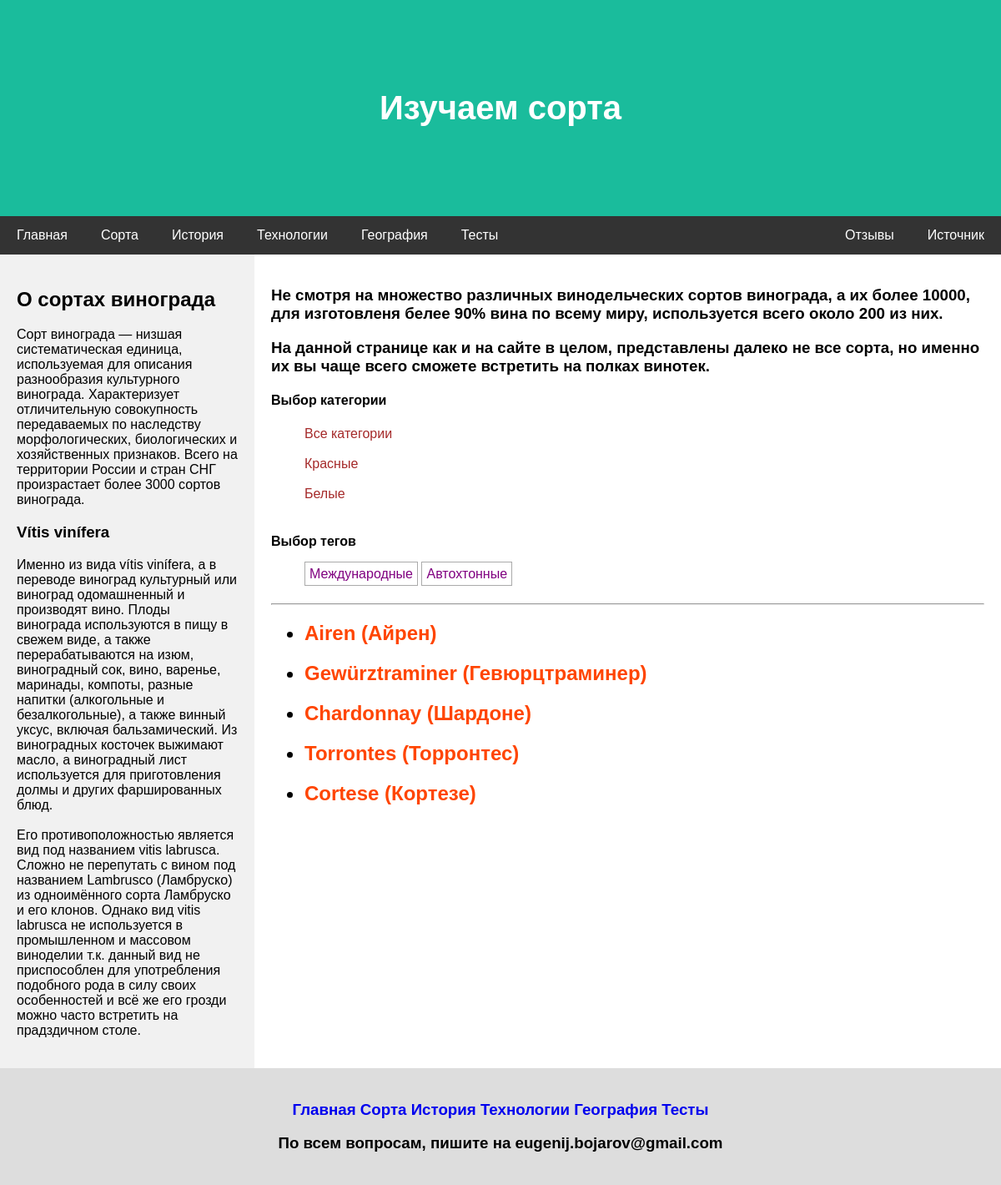
The app's page /grape_varieties/category/white with its own data.
### grape_varieties/models.py (models this page shows, shortened)
class Category(models.Model):
    name = models.CharField(max_length=100, db_index=True)
    slug = models.SlugField(max_length=255, unique=True, db_index=True)
    def get_url(self):
        return reverse("category", kwargs={'cat_slug': self.slug})

class TagGrape(models.Model):
    tag = models.CharField(max_length=100, db_index=True)
    slug = models.SlugField(max_length=255, unique=True, db_index=True)
    def get_url(self):
        return reverse("tag", kwargs={"tag_slug": self.slug})

class Grape(models.Model):
    name_eng = models.CharField(max_length=50, validators=[MinLengthValidator(1)])
    area = models.IntegerField(null=True)
    image = models.FileField(upload_to='grape_gallery', blank=True)
    about_grape = models.ForeignKey(AboutGrape, on_delete=models.PROTECT, null=True, related_name="info_about_grape")
    slug = models.SlugField(default='', null=False, db_index=True, unique=True)
    cat = models.ForeignKey('Category', on_delete=models.PROTECT, related_name='colors')
    tags = models.ManyToManyField('TagGrape', blank=True, related_name='tags')
    def get_url(self):
        return reverse("to_info_about_grapes", args=[self.slug])
    def __str__(self):
        return f"{self.name_eng} ({self.about_grape.name_rus})"

class AboutGrape(models.Model):
    name_rus = models.CharField(max_length=50)
    about_grape = models.TextField(validators=[MinLengthValidator(1)])

### grape_varieties/views.py (the view)
# urls.py: path('category/<slug:cat_slug>', views_grape.show_category, name='category'),
def show_category(request, cat_slug):
    category = get_object_or_404(Category, slug=cat_slug)
    grapes = Grape.objects.filter(cat_id=category.pk)
    data = {
        'title': f'Рубрика: {category.name}',
        'grapes': grapes,
        'cat_selected': category.pk,
    }
    return render(request, "grape_varieties/about_grapes.html", context=data)

### grape_varieties/templatetags/grape_tags.py (called while the page is built)
@register.inclusion_tag('grape_varieties/list_categories.html')
def show_categories(cat_selected=0):
    cats = Category.objects.all()
    return {'cats': cats, 'cat_selected': cat_selected}

@register.inclusion_tag('grape_varieties/list_tags.html')
def show_all_tags():
    return {'tags': TagGrape.objects.all()}

### grape_varieties/templates/grape_varieties/about_grapes.html (shortened to what this page needs)
{% extends 'base.html' %}
{% load static %}
{% block header %}
{% include 'includes/for_grapes/header.html'%}
{% endblock %}
{% block navbar %}
{% include 'includes/for_index/navbar.html'%}
{% endblock %}
{% block side %}
{% include 'includes/for_grapes/side.html'%}
{% endblock %}
{% block main %}
{% include 'includes/for_grapes/main.html'%}
{% endblock %}
{% block footer %}
{% include 'includes/for_index/footer.html' %}
{% endblock %}

### grape_varieties/templates/includes/for_grapes/main.html
{% load grape_tags %}
<div class="main">
    <h3>Не смотря на множество различных винодельческих сортов винограда,
        а их более 10000, для изготовленя белее 90% вина по всему миру,
        используется всего около 200 из них.</h3>
    <h3>На данной странице как и на сайте в целом, представлены далеко не все сорта,
        но именно их вы чаще всего сможете встретить на полках винотек.</h3>
    <h4>Выбор категории</h4>
    <ul>
    <a href="{% url 'to_grapes'  %}" class="cats">Все категории</a><br>
    {% show_categories cat_selected %}
    </ul>
    <h4>Выбор тегов</h4>
    {% show_all_tags %}
    <hr>
    <ul>
        {% for grape in grapes %}
            <h2><li><a href="{{ grape.get_url }}" class="list">{{ grape }}</a></li></h2>
        {% endfor %}
    </ul>
</div>

### grape_varieties/templates/grape_varieties/list_categories.html
{% for cat in cats %}
{% if cat.slug == cat_selected %}
<br>
{{cat.name}}
{% else %}
<br>
<a href="{{ cat.get_url }}" class="cats">{{ cat.name }}</a><br>
{% endif %}
{% endfor %}
<br>

### grape_varieties/templates/grape_varieties/list_tags.html
{% if tags %}
<ul class="tags-list">
    {% for t in tags %}
    <li><a href="{{ t.get_url }}" class="tags">{{t.tag}}</a></li>
    {% endfor %}
</ul>
{% endif %}

### static/css/base.css (style rules this page uses)
* { box-sizing: border-box; }
body { font-family: Arial, Helvetica, sans-serif; margin: 0; }
.main { -ms-flex: 70%; flex: 70%; background-color: white; padding: 20px; }
ul.tags-list li { margin: 0; padding: 0 0 10px; display: inline-block; }
ul.tags-list li a { padding: 5px; font-size: 16px; border: 1px solid #aaa; }
a.tags { text-decoration: none; }
a.tags { color: Purple; }
a.cats { color: brown; }
a.cats { text-decoration: none; }
a.list { color: OrangeRed; }
a.list { text-decoration: none; }

### records on screen
Category: name "Красныe"
Category: name "Белыe"
TagGrape: tag "Международные"
TagGrape: tag "Автохтонные"
Grape: name_eng+about_grape "Airen (Айрен)"
Grape: name_eng+about_grape "Gewürztraminer (Гевюрцтраминер)"
Grape: name_eng+about_grape "Chardonnay (Шардоне)"
Grape: name_eng+about_grape "Torrontes (Торронтес)"
Grape: name_eng+about_grape "Cortese (Кортезе)"
